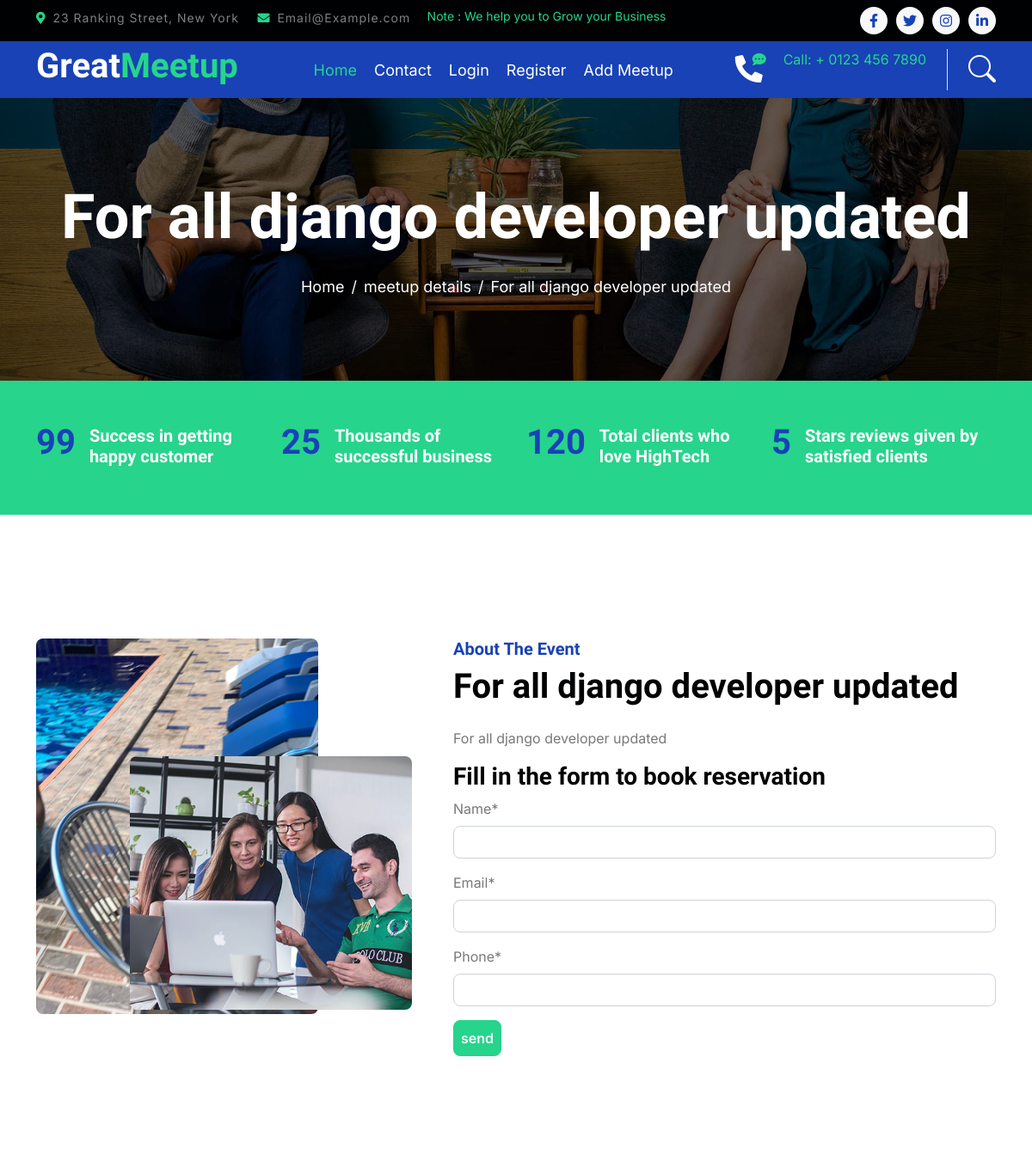
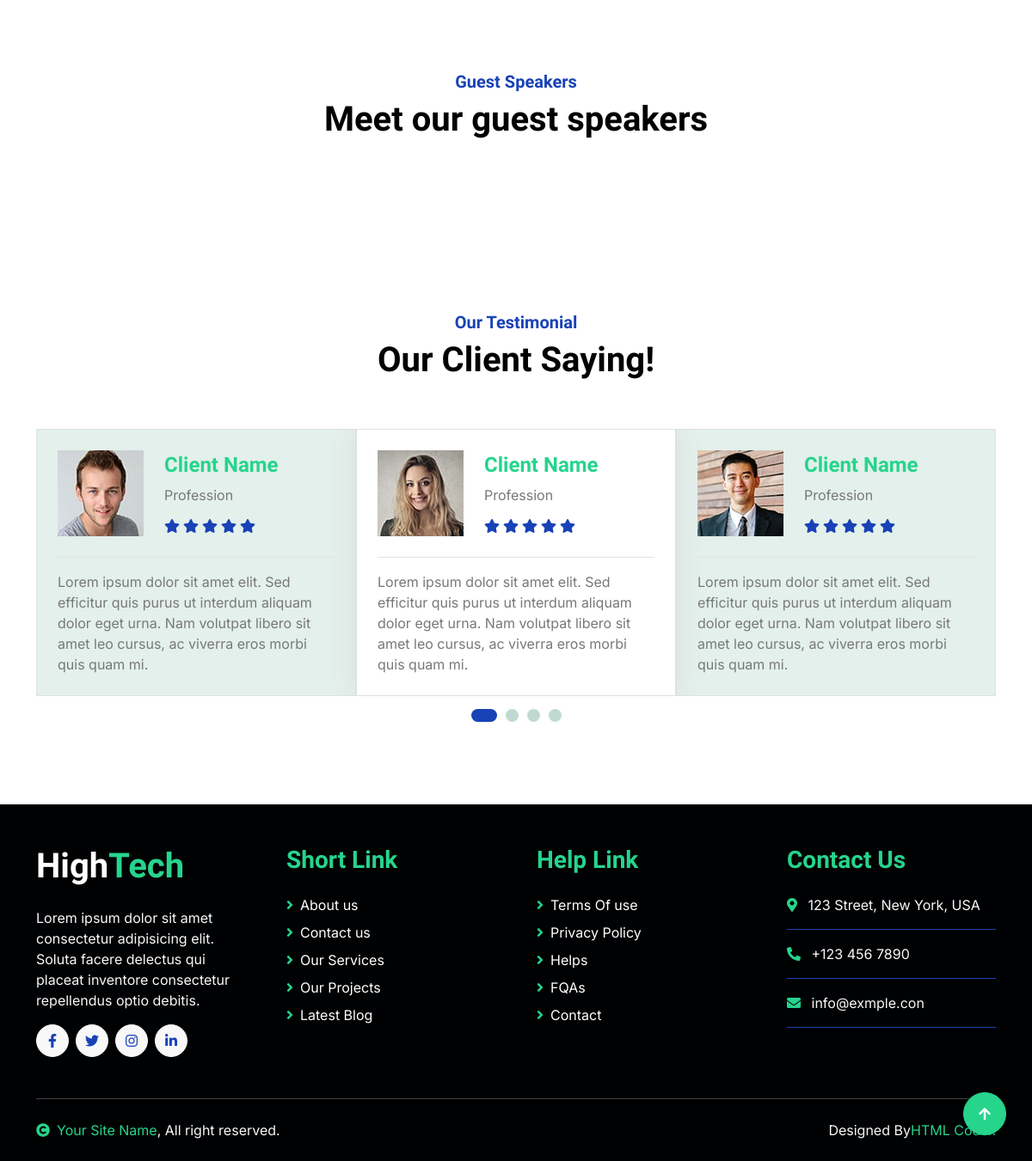
The app's page /meetup-details/for-all-devoloper with its own data (2 pictures, top to bottom).
### meetup/models.py (models this page shows, shortened)
class Meetup(models.Model):
    user=models.ForeignKey(myUser, on_delete=models.CASCADE, null=True, blank=True)
    organizer_email=models.EmailField( null=True, blank=True)
    title=models.CharField(max_length=200, null=True)
    slug=models.SlugField(unique=True)
    description=models.TextField()
    image=models.ImageField(upload_to='meetup_image')
    location_name=models.CharField(max_length=200, null=True)
    location_address=models.CharField(max_length=200, null=True)
    participant=models.ManyToManyField(Participant, null=True, blank=True)
    activate=models.BooleanField(default=True)
    meetup_speakers=models.ManyToManyField(Speaker,blank=True, null=True)
    create=models.DateTimeField(auto_now_add=True)
    meetup_date=models.DateField(blank=True, null=True)
    meetup_time=models.TimeField()
    to_date=models.DateField()

### meetup/views.py (the view)
# urls.py: path('meetup-details/<slug:meetup_slug>', views.meetup_details, name='meetup-details'),
def meetup_details(request, meetup_slug):
 selected_meetup=Meetup.objects.get(slug=meetup_slug)
 speakers=selected_meetup.meetup_speakers.all
 if request.method=='GET':
     form=ParticipantForm()
 else:
      form=ParticipantForm(request.POST)
      if form.is_valid():
          participant=form.save()
          selected_meetup.participant.add(participant)
          return redirect('confirm-registration')
 return render (request, 'meetup/meetup_detail.html', {'meetup':selected_meetup, 'speakers':speakers, 'form':form})

### meetup/forms.py
class ParticipantForm(forms.ModelForm):
    class Meta:
        model=Participant
        fields=['name', 'email', 'phone']

### meetup/templates/meetup/meetup_detail.html (shortened to what this page needs)
{% extends 'meetup/main.html'%}
{%load static%}
{%load crispy_forms_filters%}
{%load crispy_forms_tags%}
{%block slider%}
<div class="container-fluid page-header py-5">
    <div class="container text-center py-5">
        <h1 class="display-2 text-white mb-4 animated slideInDown">{{meetup.title}}</h1>
        <nav aria-label="breadcrumb animated slideInDown">
            <ol class="breadcrumb justify-content-center mb-0">
                <li class="breadcrumb-item"><a href="#">Home</a></li>
                <li class="breadcrumb-item"><a href="#">meetup details</a></li>
                <li class="breadcrumb-item" aria-current="page">{{meetup.title}}</li>
            </ol>
        </nav>
    </div>
</div>
{%endblock%}
{%block about%}
<div class="container-fluid py-5 my-5">
    <div class="container pt-5">
        <div class="row g-5">
            <div class="col-lg-5 col-md-6 col-sm-12 wow fadeIn" data-wow-delay=".3s">
                <div class="h-100 position-relative">
                    <div class="position-absolute w-75" style="top: 25%; left: 25%;">
                        <img src="img/about-2.jpg" class="img-fluid w-100 rounded" alt="">
                    </div>
                </div>
            </div>
            <div class="col-lg-7 col-md-6 col-sm-12 wow fadeIn" data-wow-delay=".5s">
                <h5 class="text-primary">About The Event</h5>
                <h1 class="mb-4">{{meetup.title}}</h1>
                <p>{{meetup.description}}</p>
                <h3 class="mt-2">Fill in the form to book reservation</h3>
                <form method="POST">
                {{form| crispy}}
                <button class="btn btn-secondary  px-2 py-2 text-white">send</button>
                </form>
            </div>
        </div>
    </div>
</div>
{%endblock%}
{%block team%}
<div class="container-fluid py-5 mb-5 team">
    <div class="container">
        <div class="text-center mx-auto pb-5 wow fadeIn" data-wow-delay=".3s" style="max-width: 600px;">
            <h5 class="text-primary">Guest Speakers</h5>
            <h1>Meet our guest speakers</h1>
        </div>
    </div>
</div>
{%endblock%}

### meetup/static/meetup/css/style.css (style rules this page uses)
.btn { font-weight: 600; transition: .5s; }
.page-header { background: linear-gradient(rgba(0, 0, 0, .6), rgba(0, 0, 0, .6)), url(../img/carousel-1.jpg) center center no-repeat; background-size: cover; }
.page-header .breadcrumb-item+.breadcrumb-item::before { color: var(--bs-white); }
.page-header .breadcrumb-item, .page-header .breadcrumb-item a { font-size: 18px; color: var(--bs-white); }

### records on screen
Meetup: title "For all django developer updated", description "For all django developer updated"
